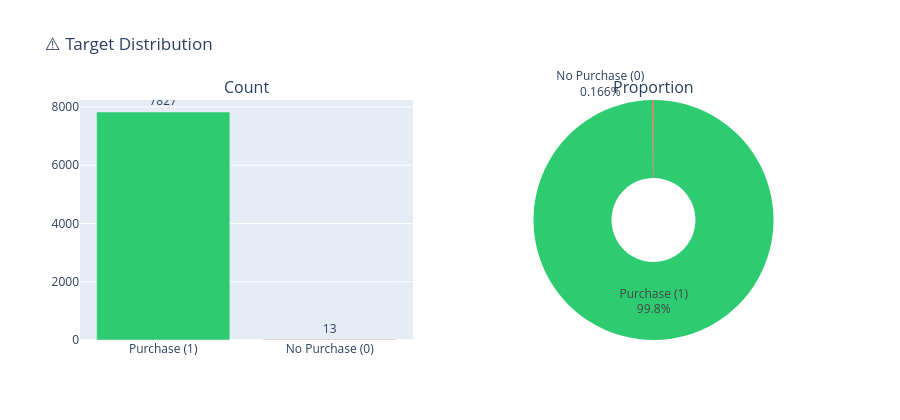

The notebook cell this image was saved under:
### Markdown cell above
---
## 3. Exploratory Data Analysis (EDA)

### Code cell
# Target variable distribution
vc = df["purchase"].value_counts().reset_index()
vc.columns = ["purchase", "count"]
vc["label"] = vc["purchase"].map({1.0: "Purchase (1)", 0.0: "No Purchase (0)"})

fig = make_subplots(rows=1, cols=2, subplot_titles=["Count", "Proportion"],
                    specs=[[{"type": "bar"}, {"type": "pie"}]])
fig.add_trace(go.Bar(x=vc["label"], y=vc["count"], marker_color=["#2ecc71","#e74c3c"],
                     text=vc["count"], textposition="outside"), row=1, col=1)
fig.add_trace(go.Pie(labels=vc["label"], values=vc["count"], marker_colors=["#2ecc71","#e74c3c"],
                     hole=0.35, textinfo="percent+label"), row=1, col=2)
fig.update_layout(title="⚠️ Target Distribution", height=420, showlegend=False)
fig.show()

### Figure 1 — Plotly figure (JSON) as saved in the notebook; plotly's stock layout.template omitted (floating-point values rounded to 4 significant figures)
{"data": [{"marker": {"color": ["#2ecc71", "#e74c3c"]}, "text": [7827.0, 13.0], "textposition": "outside", "type": "bar", "x": ["Purchase (1)", "No Purchase (0)"], "xaxis": "x", "y": [7827, 13], "yaxis": "y"}, {"domain": {"x": [0.55, 1], "y": [0, 1]}, "hole": 0.35, "labels": ["Purchase (1)", "No Purchase (0)"], "marker": {"colors": ["#2ecc71", "#e74c3c"]}, "textinfo": "percent+label", "type": "pie", "values": [7827, 13]}], "layout": {"annotations": [{"font": {"size": 16}, "showarrow": false, "text": "Count", "x": 0.225, "xanchor": "center", "xref": "paper", "y": 1, "yanchor": "bottom", "yref": "paper"}, {"font": {"size": 16}, "showarrow": false, "text": "Proportion", "x": 0.775, "xanchor": "center", "xref": "paper", "y": 1, "yanchor": "bottom", "yref": "paper"}], "height": 420, "showlegend": false, "title": {"text": "⚠️ Target Distribution"}, "xaxis": {"anchor": "y", "domain": [0, 0.45]}, "yaxis": {"anchor": "x", "domain": [0, 1]}}}
